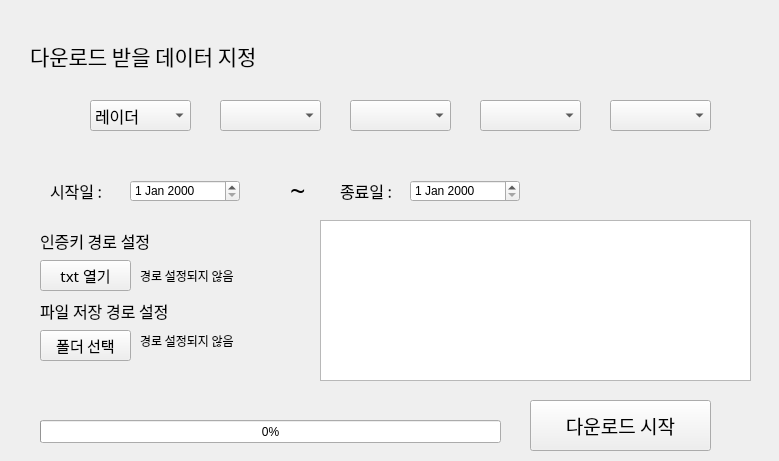
<?xml version="1.0" encoding="UTF-8"?>
<ui version="4.0">
 <class>Form</class>
 <widget class="QWidget" name="Form">
  <property name="geometry">
   <rect>
    <x>0</x>
    <y>0</y>
    <width>779</width>
    <height>461</height>
   </rect>
  </property>
  <property name="windowTitle">
   <string>Form</string>
  </property>
  <widget class="QLabel" name="label">
   <property name="geometry">
    <rect>
     <x>50</x>
     <y>180</y>
     <width>71</width>
     <height>21</height>
    </rect>
   </property>
   <property name="font">
    <font>
     <family>맑은 고딕</family>
     <pointsize>12</pointsize>
    </font>
   </property>
   <property name="text">
    <string>시작일 : </string>
   </property>
  </widget>
  <widget class="QLabel" name="label_2">
   <property name="geometry">
    <rect>
     <x>340</x>
     <y>180</y>
     <width>71</width>
     <height>21</height>
    </rect>
   </property>
   <property name="font">
    <font>
     <family>맑은 고딕</family>
     <pointsize>12</pointsize>
    </font>
   </property>
   <property name="text">
    <string>종료일 : </string>
   </property>
  </widget>
  <widget class="QLabel" name="label_3">
   <property name="geometry">
    <rect>
     <x>290</x>
     <y>180</y>
     <width>20</width>
     <height>20</height>
    </rect>
   </property>
   <property name="font">
    <font>
     <family>맑은 고딕</family>
     <pointsize>20</pointsize>
    </font>
   </property>
   <property name="text">
    <string>~</string>
   </property>
  </widget>
  <widget class="QComboBox" name="comboBox">
   <property name="geometry">
    <rect>
     <x>90</x>
     <y>100</y>
     <width>101</width>
     <height>31</height>
    </rect>
   </property>
   <property name="font">
    <font>
     <family>맑은 고딕</family>
     <pointsize>12</pointsize>
    </font>
   </property>
   <item>
    <property name="text">
     <string>레이더</string>
    </property>
   </item>
   <item>
    <property name="text">
     <string>위성</string>
    </property>
   </item>
   <item>
    <property name="text">
     <string>수치모델</string>
    </property>
   </item>
  </widget>
  <widget class="QComboBox" name="comboBox_2">
   <property name="geometry">
    <rect>
     <x>220</x>
     <y>100</y>
     <width>101</width>
     <height>31</height>
    </rect>
   </property>
   <property name="font">
    <font>
     <family>맑은 고딕</family>
     <pointsize>12</pointsize>
    </font>
   </property>
  </widget>
  <widget class="QComboBox" name="comboBox_3">
   <property name="geometry">
    <rect>
     <x>350</x>
     <y>100</y>
     <width>101</width>
     <height>31</height>
    </rect>
   </property>
   <property name="font">
    <font>
     <family>맑은 고딕</family>
     <pointsize>12</pointsize>
    </font>
   </property>
  </widget>
  <widget class="QComboBox" name="comboBox_4">
   <property name="geometry">
    <rect>
     <x>610</x>
     <y>100</y>
     <width>101</width>
     <height>31</height>
    </rect>
   </property>
   <property name="font">
    <font>
     <family>맑은 고딕</family>
     <pointsize>12</pointsize>
    </font>
   </property>
  </widget>
  <widget class="QComboBox" name="comboBox_5">
   <property name="geometry">
    <rect>
     <x>480</x>
     <y>100</y>
     <width>101</width>
     <height>31</height>
    </rect>
   </property>
   <property name="font">
    <font>
     <family>맑은 고딕</family>
     <pointsize>12</pointsize>
    </font>
   </property>
  </widget>
  <widget class="QLabel" name="label_4">
   <property name="geometry">
    <rect>
     <x>30</x>
     <y>40</y>
     <width>271</width>
     <height>31</height>
    </rect>
   </property>
   <property name="font">
    <font>
     <family>맑은 고딕</family>
     <pointsize>16</pointsize>
    </font>
   </property>
   <property name="text">
    <string>다운로드 받을 데이터 지정</string>
   </property>
  </widget>
  <widget class="QLabel" name="label_5">
   <property name="geometry">
    <rect>
     <x>40</x>
     <y>230</y>
     <width>131</width>
     <height>21</height>
    </rect>
   </property>
   <property name="font">
    <font>
     <family>맑은 고딕</family>
     <pointsize>12</pointsize>
    </font>
   </property>
   <property name="text">
    <string>인증키 경로 설정 </string>
   </property>
  </widget>
  <widget class="QPushButton" name="pushButton">
   <property name="geometry">
    <rect>
     <x>40</x>
     <y>260</y>
     <width>91</width>
     <height>31</height>
    </rect>
   </property>
   <property name="font">
    <font>
     <family>맑은 고딕</family>
     <pointsize>11</pointsize>
    </font>
   </property>
   <property name="text">
    <string>txt 열기</string>
   </property>
  </widget>
  <widget class="QLabel" name="label_6">
   <property name="geometry">
    <rect>
     <x>140</x>
     <y>260</y>
     <width>601</width>
     <height>31</height>
    </rect>
   </property>
   <property name="font">
    <font>
     <family>맑은 고딕</family>
    </font>
   </property>
   <property name="text">
    <string>경로 설정되지 않음</string>
   </property>
  </widget>
  <widget class="QLabel" name="label_7">
   <property name="geometry">
    <rect>
     <x>140</x>
     <y>330</y>
     <width>601</width>
     <height>21</height>
    </rect>
   </property>
   <property name="font">
    <font>
     <family>맑은 고딕</family>
    </font>
   </property>
   <property name="text">
    <string>경로 설정되지 않음</string>
   </property>
  </widget>
  <widget class="QLabel" name="label_8">
   <property name="geometry">
    <rect>
     <x>40</x>
     <y>300</y>
     <width>151</width>
     <height>21</height>
    </rect>
   </property>
   <property name="font">
    <font>
     <family>맑은 고딕</family>
     <pointsize>12</pointsize>
    </font>
   </property>
   <property name="text">
    <string>파일 저장 경로 설정 </string>
   </property>
  </widget>
  <widget class="QPushButton" name="pushButton_2">
   <property name="geometry">
    <rect>
     <x>40</x>
     <y>330</y>
     <width>91</width>
     <height>31</height>
    </rect>
   </property>
   <property name="font">
    <font>
     <family>맑은 고딕</family>
     <pointsize>11</pointsize>
    </font>
   </property>
   <property name="text">
    <string>폴더 선택</string>
   </property>
  </widget>
  <widget class="QPushButton" name="pushButton_3">
   <property name="geometry">
    <rect>
     <x>530</x>
     <y>400</y>
     <width>181</width>
     <height>51</height>
    </rect>
   </property>
   <property name="font">
    <font>
     <family>맑은 고딕</family>
     <pointsize>14</pointsize>
    </font>
   </property>
   <property name="text">
    <string>다운로드 시작</string>
   </property>
  </widget>
  <widget class="QProgressBar" name="progressBar">
   <property name="geometry">
    <rect>
     <x>40</x>
     <y>420</y>
     <width>461</width>
     <height>23</height>
    </rect>
   </property>
   <property name="value">
    <number>0</number>
   </property>
  </widget>
  <widget class="QTextEdit" name="textEdit">
   <property name="geometry">
    <rect>
     <x>320</x>
     <y>220</y>
     <width>431</width>
     <height>161</height>
    </rect>
   </property>
  </widget>
  <widget class="QDateEdit" name="dateEdit">
   <property name="geometry">
    <rect>
     <x>130</x>
     <y>180</y>
     <width>110</width>
     <height>22</height>
    </rect>
   </property>
  </widget>
  <widget class="QDateEdit" name="dateEdit_2">
   <property name="geometry">
    <rect>
     <x>410</x>
     <y>180</y>
     <width>110</width>
     <height>22</height>
    </rect>
   </property>
  </widget>
 </widget>
 <resources/>
 <connections/>
</ui>
